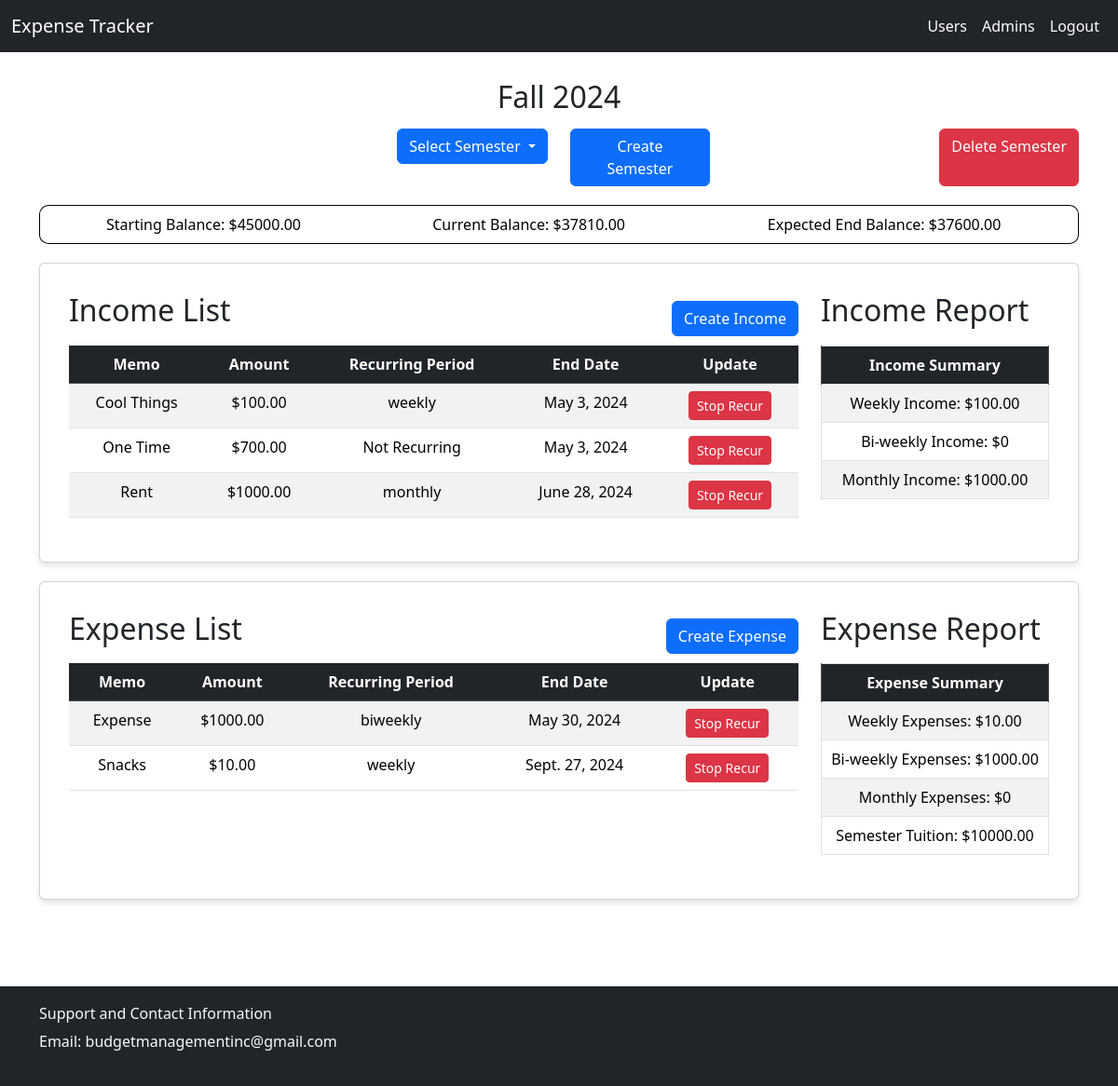
The app's page /stop_recur_income/11 (signed in) with its own data.
### budget/models.py (models this page shows)
class Semester(models.Model):
    semester_id = models.AutoField(primary_key=True)
    student_id = models.ForeignKey(settings.AUTH_USER_MODEL, on_delete=models.CASCADE, null=True, blank=True)
    semester_name = models.CharField(max_length = 30)
    start_date = models.DateField()
    end_date = models.DateField()
    starting_balance = models.DecimalField(decimal_places=2, max_digits=10)
    semester_tuition = models.DecimalField(decimal_places=2, max_digits=10)
    current_balance = models.DecimalField(decimal_places=2, max_digits=10)

class Income(models.Model):
    income_id = models.AutoField(primary_key=True)
    semester_id = models.ForeignKey(Semester, on_delete=models.CASCADE, null=True)
    amount = models.DecimalField(decimal_places=2, max_digits=10)
    is_recurring = models.BooleanField()
    date_last_updated = models.DateField(auto_now_add=True)
    end_date = models.DateField()
    recurring_period = models.CharField(max_length = 20)
    memo = models.CharField(max_length=200, null=True)

class Expense(models.Model):
    income_id = models.AutoField(primary_key=True)
    semester_id = models.ForeignKey(Semester, on_delete=models.CASCADE, null=True)
    amount = models.DecimalField(decimal_places=2, max_digits=10)
    is_recurring = models.BooleanField()
    date_last_updated = models.DateField(auto_now_add=True)
    end_date = models.DateField()
    recurring_period = models.CharField(max_length = 20)
    memo = models.CharField(max_length=200, null=True)

### budget/views.py (the view)
# urls.py: path('stop_recur_income/<int:pk>', views.StopRecurringIncome, name='stop_income'),
def StopRecurringIncome(request, pk):
    if request.user.is_authenticated:
        income = Income.objects.get(pk=pk)
        if date.today() < income.end_date:
            income.end_date = date.today()
            income.save()
        return semester(request, income.semester_id.pk)
    else:
        return redirect('home')

### budget/templates/budget/semester_view.html (shortened to what this page needs)
{% extends './home.html' %}
{% load static %}
{% block style %}
    <link rel="stylesheet" href="{% static 'css/semester_table.css' %}" />
{% endblock style %}
{% block semester_name %}
<div class="container d-flex justify-content-center semester-head">
    <h2>{{semester_name}}</h2>
</div>
{% endblock semester_name %}
{% block deletebtn %}
    <a class="btn btn-danger delete-btn" href="{% url 'delete_semester' current_semester %}">Delete Semester</a>
{% endblock %}
{%block semester %}
<div class="container">
    <table class="table overall-summary">
        <tr>
            <td>Starting Balance: ${{start_bal}}</td>
            <td>Current Balance: ${{current_bal}}</td>
            <td>Expected End Balance: ${{end_bal}}</td>
        </tr>
    </table>
</div>
<div class="container justify-content-center">
    <div class="card">
        <div class="card-body">
            <div class="row">
                <div class="col-sm-9">
                    <div class="row">
                        <div class="col-sm-6 d-flex justify-content-left">
                            <h2>Income List</h2>
                        </div>
                        <div class="col-sm-6 d-flex justify-content-end">
                        <a href="{% url 'income_form' current_semester %}" class="btn btn-primary create-btn">Create Income</a>
                        </div>
                    </div>
                    {% if incomes %}
                    <table class="table table-striped table-list">
                        <thead>
                            <tr class="table-dark">
                                <th>Memo</th>
                                <th>Amount</th>
                                <th>Recurring Period</th>
                                <th>End Date</th>
                                <th>Update</th>
                            </tr>
                        </thead>
                        <tbody>
                        {% for income in incomes %}
                            <tr>
                                <td>{{income.memo}}</td>
                                <td>${{income.amount}}</td>
                                <td>{{income.recurring_period}}</td>
                                <td>{{income.end_date}}</td>
                                <td><a class="btn btn-danger btn-sm" href="{% url 'stop_income' income.pk%}">Stop Recur</td>
                            </tr>
                        {% endfor %}
                    </table>
                    {% else %}
                    <h5 style="margin-top: 10px;"><strong>There are no current incomes associated with this semester.
                        Click the 'Create Income' link in the navbar to add your first income to this semester!
                    </strong></h5>
                    {% endif %}
                </div>
                <div class="col-sm-3">
                    <div class="row">
                        <h2>Income Report</h2>
                    </div>
                    {% if incomes %}
                    <table class="table table-striped table-bordered table-list">
                        <thead>
                            <th class="table-dark">Income Summary</th>
                        </thead>
                        <tr>
                            <td>Weekly Income: ${{income_weekly}}</td>
                        </tr>
                        <tr>
                            <td>Bi-weekly Income: ${{income_biweekly}}</td>
                        </tr>
                        <tr>
                            <td>Monthly Income: ${{income_monthly}}</td>
                        </tr>
                    </table>
                    {% endif %}
                </div>
        </div>
    </div>
    </div>
</div>
<div class="container expense-list">
    <div class="card">
        <div class="card-body">
        <div class="row">
            <div class="col-sm-9">
                <div class="row">
                    <div class="col-sm-6 d-flex justify-content-left">
                        <h2>Expense List</h2>
                    </div>
                    <div class="col-sm-6 d-flex justify-content-end">
                    <a href="{% url 'expense_form' current_semester %}" class="btn btn-primary create-btn">Create Expense</a>
                    </div>
                </div>
                {% if expenses %}
                <table class="table table-striped table-list">
                    <thead>
                        <tr class='table-dark'>
                            <th>Memo</th>
                            <th>Amount</th>
                            <th>Recurring Period</th>
                            <th>End Date</th>
                            <th>Update</th>
                        </tr>
                    </thead>
                    <tbody>
                    {% for expense in expenses %}
                        <tr>
                            <td>{{expense.memo}}</td>
                            <td>${{expense.amount}}</td>
                            <td>{{expense.recurring_period}}</td>
                            <td>{{expense.end_date}}</td>
                            <td><a class="btn btn-danger btn-sm" href="{% url 'stop_expense' expense.pk %}">Stop Recur</td>
                        </tr>
                    {% endfor %}
                    </tbody>
                </table>
                {% else %}
                <h5 style="margin-top: 10px;"><strong>There are no current expenses associated with this semester.
                    Click the 'Create Expense' link in the navbar to add your first expense to this semester!
                </strong></h5>
                {% endif %}
            </div>
            <div class="col-sm-3">
                <div class="row">
                    <h2>Expense Report</h2>
                </div>
                {% if expenses %}
                <table class="table table-bordered table-striped table-list">
                    <thead>
                        <th class="table-dark">Expense Summary</th>
                    </thead>
                    <tr>
                        <td>Weekly Expenses: ${{expense_weekly}}</td>
                    </tr>
                    <tr>
                        <td>Bi-weekly Expenses: ${{expense_biweekly}}</td>
                    </tr>
                    <tr>
                        <td>Monthly Expenses: ${{expense_monthly}}</td>
                    </tr>
                    <tr>
                        <td>Semester Tuition: ${{tuition}}</td>
                    </tr>
                </table>
                {% endif %}
            </div>
        </div>
        </div>
    </div>
</div>
{% endblock semester %}

### budget/static/css/base_styles.css (style rules this page uses)
body { margin-top: 75px; margin-bottom: 200px; }

### budget/static/css/semester_table.css (style rules this page uses)
.card { padding: 15px; box-shadow: 0 4px 6px rgba(0, 0, 0, 0.1); margin-top: 20px; }
.overall-summary { width: 100%; border-collapse: separate; border-spacing: 0; text-align: center; margin-top: 20px; }
.overall-summary tr:first-child td { border-bottom: 1px solid black; border-top: 1px solid black; }
.overall-summary tr td:first-child { border-top-left-radius: 10px; border-bottom-left-radius: 10px; border-top: 1px solid black; border-left: 1px solid black; }
.overall-summary tr td:last-child { border-top-right-radius: 10px; border-bottom-right-radius: 10px; border-bottom: 1px solid black; border-right: 1px solid black; }
.create-btn { align-self: flex-end; }
.table-list { margin-top: 10px; text-align: center; }
.delete-btn { margin-left: 10px; }
.semester-head h2 { margin-top: 10px; margin-bottom: 15px; }

### records on screen
Semester: semester_name "Fall 2024", starting_balance "45000.00", current_balance "37810.00", semester_tuition "10000.00"
Income: memo "Cool Things", amount "100.00", recurring_period "weekly", end_date "May 3, 2024"
Income: memo "One Time", amount "700.00", recurring_period "Not Recurring", end_date "May 3, 2024"
Income: memo "Rent", amount "1000.00", recurring_period "monthly", end_date "June 28, 2024"
Expense: memo "Expense", amount "1000.00", recurring_period "biweekly", end_date "May 30, 2024"
Expense: memo "Snacks", amount "10.00", recurring_period "weekly", end_date "Sept. 27, 2024"

### other values on screen
{{ end_bal }} "37600.00"
{{ income_weekly }} "100.00"
{{ income_biweekly }} "0"
{{ income_monthly }} "1000.00"
{{ expense_weekly }} "10.00"
{{ expense_biweekly }} "1000.00"
{{ expense_monthly }} "0"
